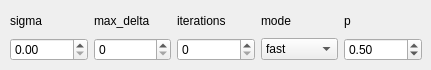
         <widget class="QWidget" name="tab_4">
          <attribute name="title">
           <string>GlassBlur </string>
          </attribute>
          <widget class="QWidget" name="gridLayoutWidget_10">
           <property name="geometry">
            <rect>
             <x>10</x>
             <y>10</y>
             <width>412</width>
             <height>51</height>
            </rect>
           </property>
           <layout class="QGridLayout" name="gridLayout_10">
            <item row="1" column="4">
             <widget class="QDoubleSpinBox" name="sb_glb_p">
              <property name="value">
               <double>0.500000000000000</double>
              </property>
             </widget>
            </item>
            <item row="1" column="1">
             <layout class="QHBoxLayout" name="horizontalLayout_12">
              <item>
               <widget class="QSpinBox" name="sb_glb_max_delta"/>
              </item>
             </layout>
            </item>
            <item row="0" column="4">
             <widget class="QLabel" name="label_34">
              <property name="text">
               <string>p</string>
              </property>
             </widget>
            </item>
            <item row="0" column="1">
             <widget class="QLabel" name="label_33">
              <property name="text">
               <string>max_delta</string>
              </property>
             </widget>
            </item>
            <item row="1" column="2">
             <widget class="QSpinBox" name="sb_glb_iterations"/>
            </item>
            <item row="0" column="0">
             <widget class="QLabel" name="label_30">
              <property name="text">
               <string>sigma</string>
              </property>
             </widget>
            </item>
            <item row="0" column="2">
             <widget class="QLabel" name="label_35">
              <property name="text">
               <string>iterations</string>
              </property>
             </widget>
            </item>
            <item row="1" column="0">
             <layout class="QHBoxLayout" name="horizontalLayout_13">
              <item>
               <widget class="QDoubleSpinBox" name="sb_glb_sigma"/>
              </item>
             </layout>
            </item>
            <item row="0" column="3">
             <widget class="QLabel" name="label_36">
              <property name="text">
               <string>mode</string>
              </property>
             </widget>
            </item>
            <item row="1" column="3">
             <widget class="QComboBox" name="cob_glb_mode1">
              <item>
               <property name="text">
                <string>fast</string>
               </property>
              </item>
              <item>
               <property name="text">
                <string>exact</string>
               </property>
              </item>
             </widget>
            </item>
           </layout>
          </widget>
         </widget>
